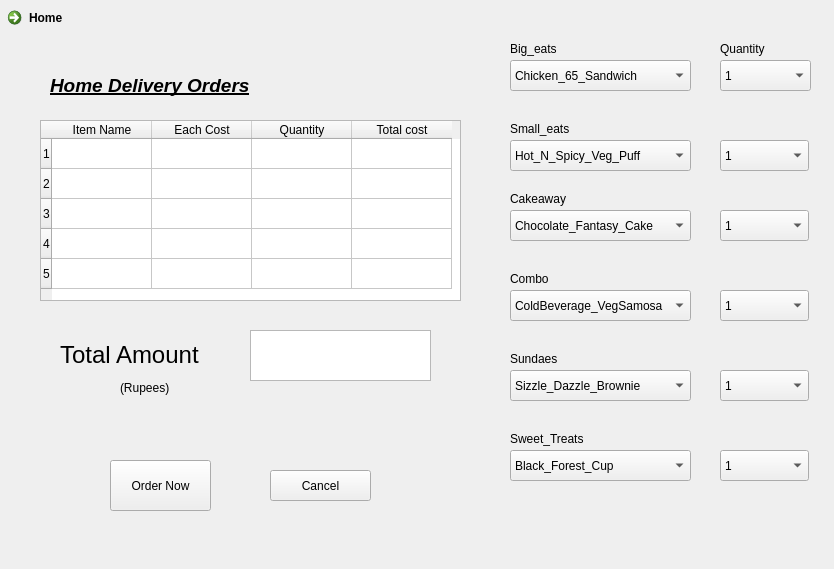
<?xml version="1.0" encoding="UTF-8"?>
<ui version="4.0">
 <class>Dialog3</class>
 <widget class="QDialog" name="Dialog3">
  <property name="geometry">
   <rect>
    <x>0</x>
    <y>0</y>
    <width>834</width>
    <height>569</height>
   </rect>
  </property>
  <property name="windowTitle">
   <string>Dialog</string>
  </property>
  <widget class="QCommandLinkButton" name="commandLinkButton">
   <property name="geometry">
    <rect>
     <x>0</x>
     <y>0</y>
     <width>185</width>
     <height>41</height>
    </rect>
   </property>
   <property name="text">
    <string>Home</string>
   </property>
  </widget>
  <widget class="QLabel" name="label">
   <property name="geometry">
    <rect>
     <x>50</x>
     <y>70</y>
     <width>251</width>
     <height>31</height>
    </rect>
   </property>
   <property name="autoFillBackground">
    <bool>false</bool>
   </property>
   <property name="text">
    <string>&lt;html&gt;&lt;head/&gt;&lt;body&gt;&lt;p&gt;&lt;span style=&quot; font-size:14pt; font-weight:600; font-style:italic; text-decoration: underline;&quot;&gt;Home Delivery Orders&lt;/span&gt;&lt;/p&gt;&lt;/body&gt;&lt;/html&gt;</string>
   </property>
  </widget>
  <widget class="QTextEdit" name="textEdit">
   <property name="geometry">
    <rect>
     <x>250</x>
     <y>330</y>
     <width>181</width>
     <height>51</height>
    </rect>
   </property>
  </widget>
  <widget class="QLabel" name="label_2">
   <property name="geometry">
    <rect>
     <x>60</x>
     <y>340</y>
     <width>171</width>
     <height>31</height>
    </rect>
   </property>
   <property name="text">
    <string>&lt;html&gt;&lt;head/&gt;&lt;body&gt;&lt;p&gt;&lt;span style=&quot; font-size:18pt;&quot;&gt;Total Amount&lt;/span&gt;&lt;/p&gt;&lt;/body&gt;&lt;/html&gt;</string>
   </property>
  </widget>
  <widget class="QLabel" name="label_3">
   <property name="geometry">
    <rect>
     <x>120</x>
     <y>380</y>
     <width>61</width>
     <height>16</height>
    </rect>
   </property>
   <property name="text">
    <string>&lt;html&gt;&lt;head/&gt;&lt;body&gt;&lt;p&gt;(Rupees)&lt;/p&gt;&lt;/body&gt;&lt;/html&gt;</string>
   </property>
  </widget>
  <widget class="QPushButton" name="pushButton">
   <property name="geometry">
    <rect>
     <x>110</x>
     <y>460</y>
     <width>101</width>
     <height>51</height>
    </rect>
   </property>
   <property name="text">
    <string>Order Now</string>
   </property>
  </widget>
  <widget class="QPushButton" name="pushButton_2">
   <property name="geometry">
    <rect>
     <x>270</x>
     <y>470</y>
     <width>101</width>
     <height>31</height>
    </rect>
   </property>
   <property name="text">
    <string>Cancel</string>
   </property>
  </widget>
  <widget class="QComboBox" name="comboBox">
   <property name="geometry">
    <rect>
     <x>510</x>
     <y>60</y>
     <width>181</width>
     <height>31</height>
    </rect>
   </property>
   <item>
    <property name="text">
     <string>Chicken_65_Sandwich</string>
    </property>
   </item>
   <item>
    <property name="text">
     <string>Tandoori_Paneer_Sandwich</string>
    </property>
   </item>
   <item>
    <property name="text">
     <string>Tandoori_Chicken_Sandwich</string>
    </property>
   </item>
   <item>
    <property name="text">
     <string>Cheesy_Veg_Croissant</string>
    </property>
   </item>
   <item>
    <property name="text">
     <string>Smoked_Chicken_Sandwich</string>
    </property>
   </item>
   <item>
    <property name="text">
     <string>Spinach_N_Corn_Chesse_Sandwich</string>
    </property>
   </item>
   <item>
    <property name="text">
     <string>Tex_Mex_Veg_Cheese_Sandwich</string>
    </property>
   </item>
  </widget>
  <widget class="QTableWidget" name="tableWidget">
   <property name="geometry">
    <rect>
     <x>40</x>
     <y>120</y>
     <width>421</width>
     <height>181</height>
    </rect>
   </property>
   <row>
    <property name="text">
     <string>1</string>
    </property>
   </row>
   <row>
    <property name="text">
     <string>2</string>
    </property>
   </row>
   <row>
    <property name="text">
     <string>3</string>
    </property>
   </row>
   <row>
    <property name="text">
     <string>4</string>
    </property>
   </row>
   <row>
    <property name="text">
     <string>5</string>
    </property>
   </row>
   <column>
    <property name="text">
     <string>Item Name</string>
    </property>
   </column>
   <column>
    <property name="text">
     <string>Each Cost</string>
    </property>
   </column>
   <column>
    <property name="text">
     <string>Quantity</string>
    </property>
   </column>
   <column>
    <property name="text">
     <string>Total cost</string>
    </property>
   </column>
   <item row="0" column="0">
    <property name="text">
     <string/>
    </property>
    <property name="flags">
     <set>ItemIsSelectable|ItemIsEditable|ItemIsDragEnabled|ItemIsUserCheckable|ItemIsEnabled</set>
    </property>
   </item>
   <item row="1" column="0">
    <property name="text">
     <string/>
    </property>
   </item>
  </widget>
  <widget class="QComboBox" name="comboBox_3">
   <property name="geometry">
    <rect>
     <x>510</x>
     <y>140</y>
     <width>181</width>
     <height>31</height>
    </rect>
   </property>
   <item>
    <property name="text">
     <string>Hot_N_Spicy_Veg_Puff</string>
    </property>
   </item>
   <item>
    <property name="text">
     <string>Hot_N_Spicy_Chicken_Puff</string>
    </property>
   </item>
   <item>
    <property name="text">
     <string>Chilli_Cheese_Toastizza</string>
    </property>
   </item>
   <item>
    <property name="text">
     <string>Cookie</string>
    </property>
   </item>
   <item>
    <property name="text">
     <string>Veg_Samosa</string>
    </property>
   </item>
  </widget>
  <widget class="QComboBox" name="comboBox_4">
   <property name="geometry">
    <rect>
     <x>510</x>
     <y>210</y>
     <width>181</width>
     <height>31</height>
    </rect>
   </property>
   <item>
    <property name="text">
     <string>Chocolate_Fantasy_Cake</string>
    </property>
   </item>
  </widget>
  <widget class="QComboBox" name="comboBox_5">
   <property name="geometry">
    <rect>
     <x>510</x>
     <y>290</y>
     <width>181</width>
     <height>31</height>
    </rect>
   </property>
   <item>
    <property name="text">
     <string>ColdBeverage_VegSamosa</string>
    </property>
   </item>
   <item>
    <property name="text">
     <string>ColdBeverage_ChilliChesseToastizza</string>
    </property>
   </item>
   <item>
    <property name="text">
     <string>ColdBeverage_VegSandwich</string>
    </property>
   </item>
   <item>
    <property name="text">
     <string>ColdBeverage_Non-VegSandwich</string>
    </property>
   </item>
  </widget>
  <widget class="QComboBox" name="comboBox_6">
   <property name="geometry">
    <rect>
     <x>510</x>
     <y>370</y>
     <width>181</width>
     <height>31</height>
    </rect>
   </property>
   <item>
    <property name="text">
     <string>Sizzle_Dazzle_Brownie</string>
    </property>
   </item>
   <item>
    <property name="text">
     <string>Fruity_Blizz</string>
    </property>
   </item>
   <item>
    <property name="text">
     <string>Choco-Hola</string>
    </property>
   </item>
   <item>
    <property name="text">
     <string>Dark_Passion</string>
    </property>
   </item>
   <item>
    <property name="text">
     <string>Vanilla_Icecream</string>
    </property>
   </item>
   <item>
    <property name="text">
     <string>Chocolate_Icecream</string>
    </property>
   </item>
  </widget>
  <widget class="QComboBox" name="comboBox_7">
   <property name="geometry">
    <rect>
     <x>510</x>
     <y>450</y>
     <width>181</width>
     <height>31</height>
    </rect>
   </property>
   <item>
    <property name="text">
     <string>Black_Forest_Cup</string>
    </property>
   </item>
   <item>
    <property name="text">
     <string>Nutty_Fudge_Brownie</string>
    </property>
   </item>
   <item>
    <property name="text">
     <string>Chocolate_Fantasy</string>
    </property>
   </item>
   <item>
    <property name="text">
     <string>Cafe_Coffee_Day_Indulgence</string>
    </property>
   </item>
  </widget>
  <widget class="QComboBox" name="comboBox_8">
   <property name="geometry">
    <rect>
     <x>720</x>
     <y>60</y>
     <width>91</width>
     <height>31</height>
    </rect>
   </property>
   <item>
    <property name="text">
     <string>1</string>
    </property>
   </item>
   <item>
    <property name="text">
     <string>2</string>
    </property>
   </item>
   <item>
    <property name="text">
     <string>3</string>
    </property>
   </item>
   <item>
    <property name="text">
     <string>4</string>
    </property>
   </item>
   <item>
    <property name="text">
     <string>5</string>
    </property>
   </item>
  </widget>
  <widget class="QLabel" name="label_4">
   <property name="geometry">
    <rect>
     <x>720</x>
     <y>40</y>
     <width>62</width>
     <height>17</height>
    </rect>
   </property>
   <property name="text">
    <string>Quantity</string>
   </property>
  </widget>
  <widget class="QLabel" name="label_5">
   <property name="geometry">
    <rect>
     <x>510</x>
     <y>40</y>
     <width>62</width>
     <height>17</height>
    </rect>
   </property>
   <property name="text">
    <string>Big_eats</string>
   </property>
  </widget>
  <widget class="QLabel" name="label_6">
   <property name="geometry">
    <rect>
     <x>510</x>
     <y>120</y>
     <width>81</width>
     <height>17</height>
    </rect>
   </property>
   <property name="text">
    <string>Small_eats</string>
   </property>
  </widget>
  <widget class="QLabel" name="label_7">
   <property name="geometry">
    <rect>
     <x>510</x>
     <y>190</y>
     <width>81</width>
     <height>17</height>
    </rect>
   </property>
   <property name="text">
    <string>Cakeaway</string>
   </property>
  </widget>
  <widget class="QLabel" name="label_8">
   <property name="geometry">
    <rect>
     <x>510</x>
     <y>270</y>
     <width>62</width>
     <height>17</height>
    </rect>
   </property>
   <property name="text">
    <string>Combo</string>
   </property>
  </widget>
  <widget class="QLabel" name="label_9">
   <property name="geometry">
    <rect>
     <x>510</x>
     <y>350</y>
     <width>62</width>
     <height>17</height>
    </rect>
   </property>
   <property name="text">
    <string>Sundaes</string>
   </property>
  </widget>
  <widget class="QLabel" name="label_10">
   <property name="geometry">
    <rect>
     <x>510</x>
     <y>430</y>
     <width>101</width>
     <height>17</height>
    </rect>
   </property>
   <property name="text">
    <string>Sweet_Treats</string>
   </property>
  </widget>
  <widget class="QComboBox" name="comboBox_2">
   <property name="geometry">
    <rect>
     <x>720</x>
     <y>140</y>
     <width>89</width>
     <height>31</height>
    </rect>
   </property>
   <item>
    <property name="text">
     <string>1</string>
    </property>
   </item>
   <item>
    <property name="text">
     <string>2</string>
    </property>
   </item>
   <item>
    <property name="text">
     <string>3</string>
    </property>
   </item>
   <item>
    <property name="text">
     <string>4</string>
    </property>
   </item>
   <item>
    <property name="text">
     <string>5</string>
    </property>
   </item>
  </widget>
  <widget class="QComboBox" name="comboBox_9">
   <property name="geometry">
    <rect>
     <x>720</x>
     <y>210</y>
     <width>89</width>
     <height>31</height>
    </rect>
   </property>
   <item>
    <property name="text">
     <string>1</string>
    </property>
   </item>
   <item>
    <property name="text">
     <string>2</string>
    </property>
   </item>
   <item>
    <property name="text">
     <string>3</string>
    </property>
   </item>
   <item>
    <property name="text">
     <string>4</string>
    </property>
   </item>
   <item>
    <property name="text">
     <string>5</string>
    </property>
   </item>
  </widget>
  <widget class="QComboBox" name="comboBox_10">
   <property name="geometry">
    <rect>
     <x>720</x>
     <y>290</y>
     <width>89</width>
     <height>31</height>
    </rect>
   </property>
   <item>
    <property name="text">
     <string>1</string>
    </property>
   </item>
   <item>
    <property name="text">
     <string>2</string>
    </property>
   </item>
   <item>
    <property name="text">
     <string>3</string>
    </property>
   </item>
   <item>
    <property name="text">
     <string>4</string>
    </property>
   </item>
   <item>
    <property name="text">
     <string>5</string>
    </property>
   </item>
  </widget>
  <widget class="QComboBox" name="comboBox_11">
   <property name="geometry">
    <rect>
     <x>720</x>
     <y>370</y>
     <width>89</width>
     <height>31</height>
    </rect>
   </property>
   <item>
    <property name="text">
     <string>1</string>
    </property>
   </item>
   <item>
    <property name="text">
     <string>2</string>
    </property>
   </item>
   <item>
    <property name="text">
     <string>3</string>
    </property>
   </item>
   <item>
    <property name="text">
     <string>4</string>
    </property>
   </item>
   <item>
    <property name="text">
     <string>5</string>
    </property>
   </item>
  </widget>
  <widget class="QComboBox" name="comboBox_12">
   <property name="geometry">
    <rect>
     <x>720</x>
     <y>450</y>
     <width>89</width>
     <height>31</height>
    </rect>
   </property>
   <item>
    <property name="text">
     <string>1</string>
    </property>
   </item>
   <item>
    <property name="text">
     <string>2</string>
    </property>
   </item>
   <item>
    <property name="text">
     <string>3</string>
    </property>
   </item>
   <item>
    <property name="text">
     <string>4</string>
    </property>
   </item>
   <item>
    <property name="text">
     <string>5</string>
    </property>
   </item>
  </widget>
 </widget>
 <resources/>
 <connections/>
</ui>
